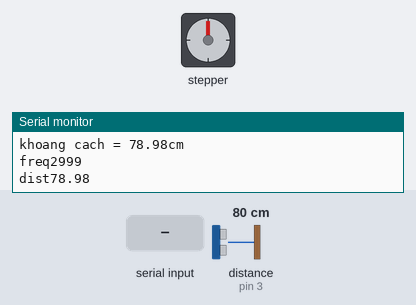
This sketch was run on a simulated Arduino Uno, built with avr-gcc and run on an emulated ATmega328P. On the bench: stepper motor, the last lines printed to the serial monitor. Wiring (inferred from the names in the program): ultrasonic range finder: trigger pin 5; echo pin 3; stepper motor (2048 steps per turn assumed): coils pin 8, pin 9, pin 10, pin 11. The test bench sets the inputs (shaded band); at power-on: distance to the obstacle (sensor on pin 3) 80 cm. The echo pulse lasts 58.3 µs per cm.

Above: at 1.2 s.
1.3 s: "t90\n" received over Serial
At 3.48 s:
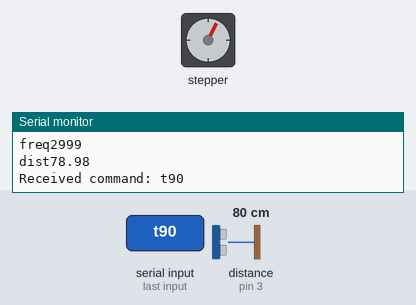
At 5.1 s:
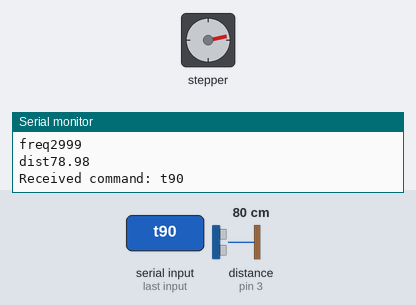
5.4 s: "t90\n" received over Serial
At 8.4 s:
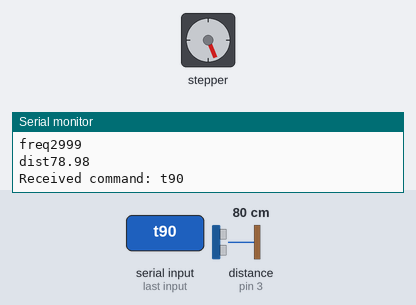
Timing chart, 0 to 9.9 s (numbered marks = the images above; inputs shaded):
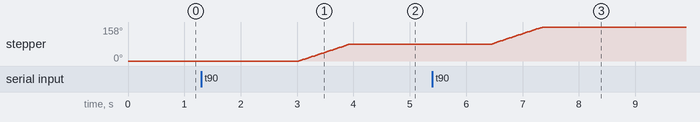

The sketch:

ARDUINO.ino
```cpp
#include <Servo.h>
#define STEPPER_PIN_1 8
#define STEPPER_PIN_2 9
#define STEPPER_PIN_3 10
#define STEPPER_PIN_4 11

// analogRead
int val;
int step_number = 0;

Servo myServo;
const int trigPin = 5;
const int echoPin = 3;

// Biến cho sóng sin và giá trị tần số
float sinVal;
int toneVal;

// Biến để lưu thời gian phản hồi và khoảng cách
long duration;
float distance;

void setup() {
  Serial.begin(115200);  // UART Start
  // Đặt chế độ đầu ra và đầu vào cho các chân kết nối
  pinMode(trigPin, OUTPUT);
  pinMode(echoPin, INPUT);
  pinMode(STEPPER_PIN_1, OUTPUT);
  pinMode(STEPPER_PIN_2, OUTPUT);
  pinMode(STEPPER_PIN_3, OUTPUT);
  pinMode(STEPPER_PIN_4, OUTPUT);
}

void loop() {
  // Gửi xung siêu âm
  digitalWrite(trigPin, LOW);
  delayMicroseconds(2);
  digitalWrite(trigPin, HIGH);
  delayMicroseconds(10);
  digitalWrite(trigPin, LOW);

  // Đọc thời gian phản hồi để tính toán khoảng cách
  duration = pulseIn(echoPin, HIGH);
  distance = duration * 0.034 / 2.0;

   // In ra giá trị khoảng cách trên Serial Monitor
  Serial.print("khoang cach = ");
  Serial.print(distance);
  Serial.print("cm\n");

  // Tính toán giá trị tần số và gửi nó qua Serial
  sinVal = sin(distance * 0.1); // Thay đổi hệ số để điều chỉnh giá trị tần số
  toneVal = 2000 + (int(sinVal * 1000));
  Serial.println("freq" + String(toneVal));

  // Gửi giá trị khoảng cách qua Serial
  Serial.println("dist" + String(distance));

  if (Serial.available()) {
    String command = "";
    while (Serial.available()) {
      command = Serial.readString();
    }
    Serial.println("Received command: " + command);

    if (command.startsWith("t")) {
      int angle = command.substring(1).toInt();
      for (int a = 0; a < int(2048 / 360 * angle); a++) {
        OneStep(true);
        delay(2);
      }
    } else {
      int angle = command.substring(1).toInt();
      for (int a = 0; a < int(2048 / 360 * angle); a++) {
        OneStep(false);
        delay(2);
      }
    }
    delay(500);
  }

  delay(1000); // Đợi một chút trước khi lặp lại
}

void OneStep(bool dir){
  if(dir){
    switch (step_number) {
      case 0:
        digitalWrite(STEPPER_PIN_1, HIGH);
        digitalWrite(STEPPER_PIN_2, LOW);
        digitalWrite(STEPPER_PIN_3, LOW);
        digitalWrite(STEPPER_PIN_4, LOW);
        break;
      case 1:
        digitalWrite(STEPPER_PIN_1, LOW);
        digitalWrite(STEPPER_PIN_2, HIGH);
        digitalWrite(STEPPER_PIN_3, LOW);
        digitalWrite(STEPPER_PIN_4, LOW);
        break;
      case 2:
        digitalWrite(STEPPER_PIN_1, LOW);
        digitalWrite(STEPPER_PIN_2, LOW);
        digitalWrite(STEPPER_PIN_3, HIGH);
        digitalWrite(STEPPER_PIN_4, LOW);
        break;
      case 3:
        digitalWrite(STEPPER_PIN_1, LOW);
        digitalWrite(STEPPER_PIN_2, LOW);
        digitalWrite(STEPPER_PIN_3, LOW);
        digitalWrite(STEPPER_PIN_4, HIGH);
        break;
    }
  }
  else{
    switch(step_number){
      case 0:
        digitalWrite(STEPPER_PIN_1, LOW);
        digitalWrite(STEPPER_PIN_2, LOW);
        digitalWrite(STEPPER_PIN_3, LOW);
        digitalWrite(STEPPER_PIN_4, HIGH);
        break;
      case 1:
        digitalWrite(STEPPER_PIN_1, LOW);
        digitalWrite(STEPPER_PIN_2, LOW);
        digitalWrite(STEPPER_PIN_3, HIGH);
        digitalWrite(STEPPER_PIN_4, LOW);
        break;
      case 2:
        digitalWrite(STEPPER_PIN_1, LOW);
        digitalWrite(STEPPER_PIN_2, HIGH);
        digitalWrite(STEPPER_PIN_3, LOW);
        digitalWrite(STEPPER_PIN_4, LOW);
        break;
      case 3:
        digitalWrite(STEPPER_PIN_1, HIGH);
        digitalWrite(STEPPER_PIN_2, LOW);
        digitalWrite(STEPPER_PIN_3, LOW);
        digitalWrite(STEPPER_PIN_4, LOW);
        break;
    }
  }
  step_number++;
  if(step_number > 3){
    step_number = 0;
  }
}
```

Measured:
- after the input at 1.3 s, stepper: turns 78° clockwise in 0.90 s, starting after 1.7 s
- after the input at 5.4 s, stepper: turns 80° clockwise in 0.91 s, starting after 1.0 s
